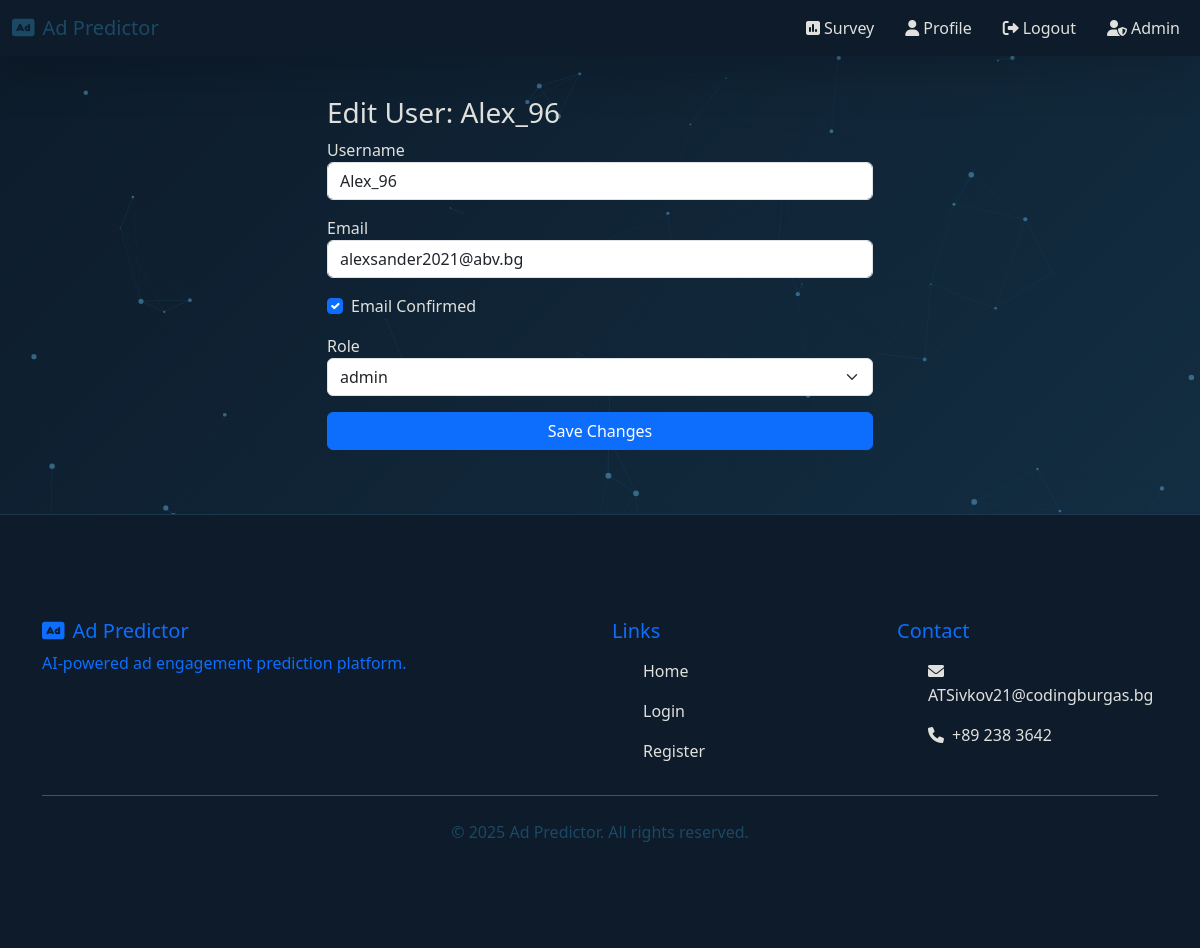
Screenshot of /admin/edit_user/5 (signed in) with the database file from the repository.
### app/models.py (models this page shows, shortened)
class User(UserMixin, db.Model):
    id = db.Column(db.Integer, primary_key=True)  # Уникален ID на потребителя
    username = db.Column(db.String(64), unique=True, nullable=False)  # Потребителско име, задължително и уникално
    email = db.Column(db.String(120), unique=True, nullable=False)  # Имейл, задължителен и уникален
    password_hash = db.Column(db.String(128))  # Хеширана парола
    email_confirmed = db.Column(db.Boolean, default=False)  # Дали имейлът е потвърден (по подразбиране False)
    share_results = db.Column(db.Boolean, default=False)  # Дали потребителят дава съгласие за споделяне на резултати
    role_id = db.Column(db.Integer, db.ForeignKey('role.id'))  # Външен ключ към ролята на потребителя
    survey_responses = db.relationship('SurveyResponse', backref='user', lazy=True)  # Всички отговори на анкети, свързани с този потребител
    ad_clicks = db.relationship('AdClick', backref='user', lazy=True)  # Всички кликвания на реклами от този потребител

### app/admin/routes.py (the view, shortened to what this page needs)
@admin_bp.route('/edit_user/<int:user_id>', methods=['GET', 'POST'])
@login_required
@admin_required
def edit_user(user_id):
    user = User.query.get_or_404(user_id)
    form = EditUserForm(obj=user)
    form.role.choices = [(role.id, role.name) for role in Role.query.all()]
    if request.method == 'GET':
        form.role.data = user.role_id
    return render_template('admin/edit_user.html', form=form, user=user)

### app/forms.py
class EditUserForm(FlaskForm):
    username = StringField('Username', validators=[DataRequired()])  # Поле за потребителско име, задължително
    email = StringField('Email', validators=[Email()])  # Поле за имейл с валидатор
    email_confirmed = BooleanField('Email Confirmed')  # Чекбокс за потвърждение на имейл
    role = SelectField('Role', coerce=int)  # Dropdown for user role selection
    submit = SubmitField('Save Changes')  # Бутон за записване на промените

### app/admin/routes.py (called while the page is built)
def admin_required(f):
    @wraps(f)
    def decorated(*args, **kwargs):
        if not current_user.is_authenticated or current_user.role.name != 'admin':
            flash('Admin access required.', 'danger')
            return redirect(url_for('main.index'))
        return f(*args, **kwargs)
    return decorated

### app/models.py (called while the page is built)
@login_manager.user_loader
def load_user(user_id):
    return User.query.get(int(user_id))  # Връща потребител с дадения ID от базата

### app/admin/templates/admin/edit_user.html (shortened to what this page needs)
{% extends 'layout.html' %}
{% block content %}
<div class="row justify-content-center fade-in-up">
  <div class="col-md-6">
    <h3>Edit User: {{ user.username }}</h3>
    <form method="POST">
      <div class="mb-3">{{ form.username.label }}{{ form.username(class="form-control") }}</div>
      <div class="mb-3">{{ form.email.label }}{{ form.email(class="form-control") }}</div>
      <div class="mb-3 form-check">
        {{ form.email_confirmed(class="form-check-input") }}
        {{ form.email_confirmed.label(class="form-check-label") }}
      </div>
      <div class="mb-3">{{ form.role.label }}{{ form.role(class="form-select") }}</div>
      <div class="mb-3">{{ form.submit(class="btn btn-primary w-100") }}</div>
    </form>
  </div>
</div>
{% endblock %}

### static/css/style.css (style rules this page uses)
.deep-blue-bg { background: linear-gradient(135deg, #0d1b2a 0%, #1b4965 50%, #5fa8d3 100%); background-size: 400% 400%; animation: gradientFlow 15s ease infinite; font-family: 'Segoe UI', Tahoma, Geneva, Verdana, sans-serif; color: #e0e1dd; min-height: 100vh; position: relative; overflow-x: hidden; }
.form-control, .form-select { background-color: rgba(27, 42, 65, 0.7); border: 1px solid rgba(95, 168, 211, 0.3); color: #e0e1dd; backdrop-filter: blur(5px); -webkit-backdrop-filter: blur(5px); transition: all 0.3s ease; }

### rows the page displays
User: username "Alex_96", email "alexsander2021@abv.bg", email_confirmed "☑", role "admin"
